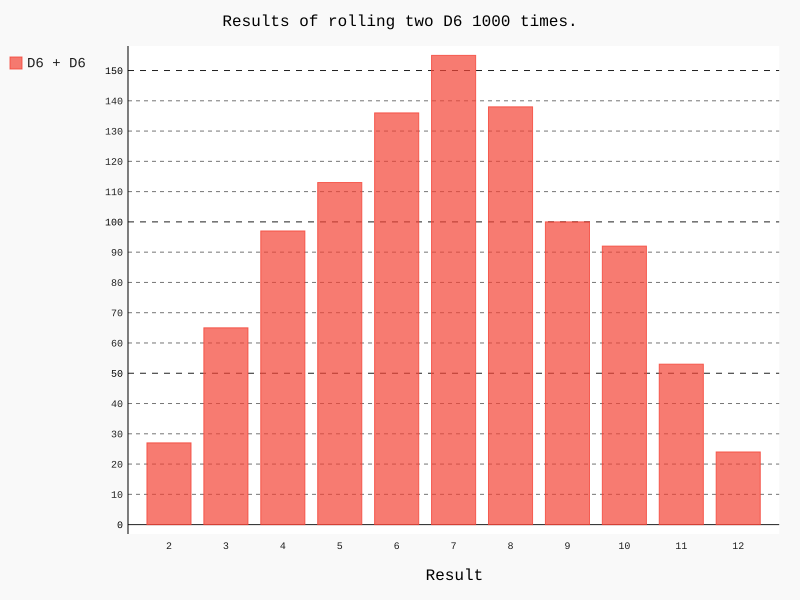

Here is the Python script that generated this plot:
import pygal
from die import Die

# Create two D6 dice.
die_1 = Die()
die_2 = Die()

# Make some rills, and store the results in a list
results = []

for roll_num in range(1000):
    result = die_1.roll() + die_2.roll()
    results.append(result)

# Analyse the results
frequencies = []
max_result = die_1.num_sides + die_2.num_sides
for value in range(2, max_result+1):
    frequency = results.count(value)
    frequencies.append(frequency)

# Visualise the results.
hist = pygal.Bar()

hist.title = "Results of rolling two D6 1000 times."
hist.x_labels = ['2', '3', '4', '5', '6', '7', '8', '9', '10', '11', '12']
hist.x_title = "Result"
hist._y_title = "Frequency of Result"

hist.add('D6 + D6', frequencies)
hist.render_to_file('dice_visual_1.svg')
